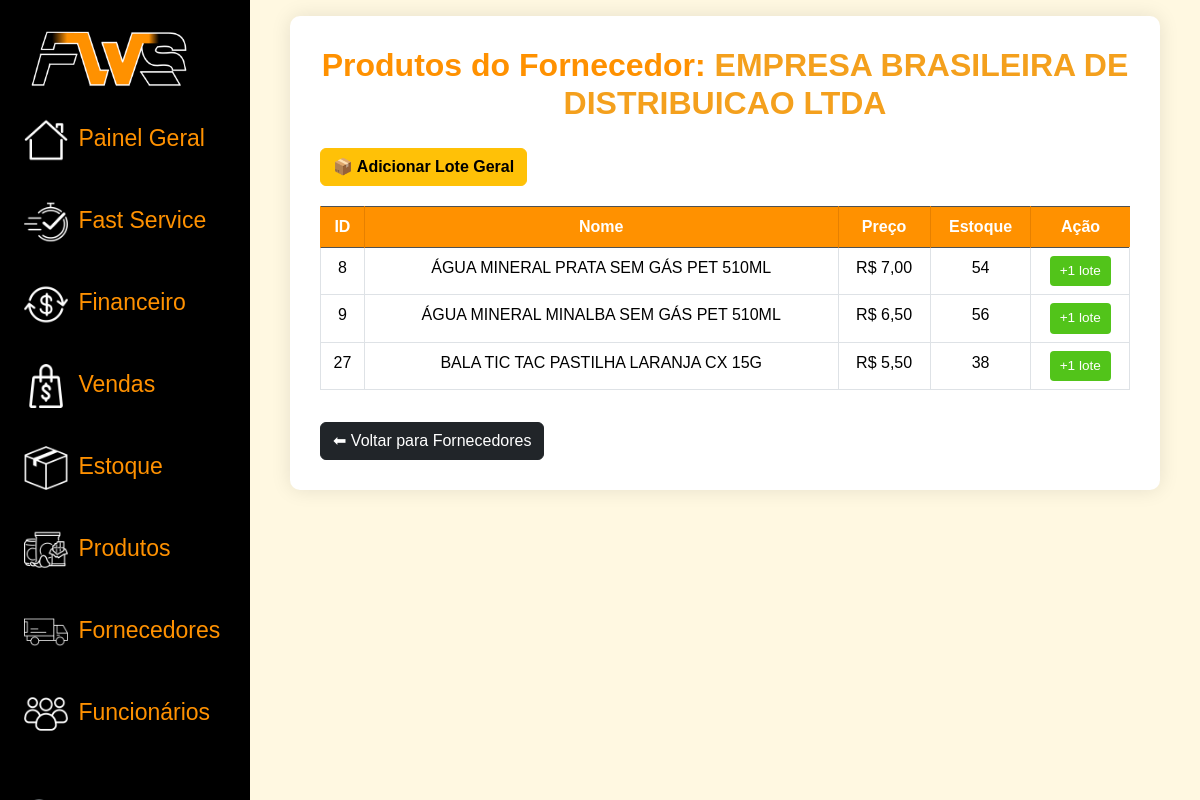
The app's page /FWS_ADM/fornecedores/HTML/produtos_por_fornecedor.php?id=6 (signed in) with its own data.
### tables this page shows
CREATE TABLE IF NOT EXISTS `fornecedores` (
  `id` int NOT NULL AUTO_INCREMENT,
  `nome` varchar(150) NOT NULL,
  `cnpj` varchar(14) NOT NULL,
  `telefone` varchar(20) NOT NULL,
  `email` varchar(100) NOT NULL,
  PRIMARY KEY (`id`),
  UNIQUE KEY `cnpj` (`cnpj`)
);

CREATE TABLE IF NOT EXISTS `produtos` (
  `id` int NOT NULL AUTO_INCREMENT,
  `nome` varchar(100) NOT NULL,
  `categoria_id` int NOT NULL,
  `fornecedor_id` int NOT NULL,
  `descricao` text,
  `foto_produto` varchar(255) DEFAULT NULL,
  `preco_venda` decimal(10,2) DEFAULT NULL,
  `preco_compra` decimal(10,2) DEFAULT NULL,
  `estoque` int DEFAULT '0',
  `validade_padrao_meses` int DEFAULT NULL,
  `status` enum('ativo','inativo') DEFAULT 'ativo',
  `criado_em` timestamp NULL DEFAULT CURRENT_TIMESTAMP,
  PRIMARY KEY (`id`),
  UNIQUE KEY `id` (`id`),
  KEY `categoria_id` (`categoria_id`),
  KEY `fornecedor_id` (`fornecedor_id`),
  CONSTRAINT `produtos_ibfk_1` FOREIGN KEY (`categoria_id`) REFERENCES `categorias` (`id`),
  CONSTRAINT `produtos_ibfk_2` FOREIGN KEY (`fornecedor_id`) REFERENCES `fornecedores` (`id`)
);

### FWS_ADM/fornecedores/HTML/produtos_por_fornecedor.php (the view, shortened to what this page needs)
<?php
include "../../conn.php";
$fornecedor_id = isset($_GET['id']) ? (int)$_GET['id'] : 0;
$fornecedor_query = "SELECT nome FROM fornecedores WHERE id = $fornecedor_id LIMIT 1";
$fornecedor_result = $sql->query($fornecedor_query);
$fornecedor_nome = ($fornecedor_result->num_rows > 0) ? $fornecedor_result->fetch_assoc()['nome'] : "Fornecedor desconhecido";
$query = "SELECT p.id, p.nome, p.preco_venda, p.estoque
          FROM produtos p
          WHERE p.fornecedor_id = $fornecedor_id
          ORDER BY p.id ASC";
$result = $sql->query($query);
?>
<!DOCTYPE html>
<html lang="pt-br">
<head>
<link href="https://cdn.jsdelivr.net/npm/bootstrap@5.3.3/dist/css/bootstrap.min.css" rel="stylesheet">
</head>
<body>
<div class="container-fluid">
        <div class="row flex-nowrap">
            <div class="col-auto px-sm-2 px-0 bg-dark" id="fund">
                <div class="d-flex flex-column align-items-center align-items-sm-start px-3 pt-2 text-white min-vh-100"
                    id="menu">
                    <ul class="nav nav-pills flex-column mb-sm-auto mb-0 align-items-center align-items-sm-start">
                        <li id="logo-linha"><img src="../../menu_principal/IMG/logo_linhas.png"></li>
                        <li class="nav-item">
                            <a href="/fws/FWS_ADM/menu_principal/HTML/menu_principal1.php"
                                class="nav-link align-middle px-0" id="cor-fonte">
                                <img src="../../menu_principal/IMG/painelgeral.png">
                                <span class="ms-1 d-none d-sm-inline">Painel Geral</span>
                            </a>
                        </li>
                        <li><a href="/fws/FWS_ADM/fast_service/HTML/fast_service.php" class="nav-link align-middle px-0" id="cor-fonte">
                                <img src="../../menu_principal/IMG/fastservice.png">
                                <span class="ms-1 d-none d-sm-inline">Fast Service</span>
                            </a></li>
                        <li><a href="/fws/FWS_ADM/menu_financeiro/HTML/menu_financeiro.php" class="nav-link align-middle px-0" id="cor-fonte">
                                <img src="../../menu_principal/IMG/financeiro.png">
                                <span class="ms-1 d-none d-sm-inline">Financeiro</span>
                            </a></li>
                        <li><a href="/fws/FWS_ADM/menu_vendas/HTML/menu_venda.php" class="nav-link align-middle px-0" id="cor-fonte">
                                <img src="../../menu_principal/IMG/vendaspai.png">
                                <span class="ms-1 d-none d-sm-inline">Vendas</span>
                            </a></li>
                        <li><a href="/fws/FWS_ADM/estoque/HTML/estoque.php" class="nav-link align-middle px-0"
                                id="cor-fonte">
                                <img src="../../menu_principal/IMG/estoque.png">
                                <span class="ms-1 d-none d-sm-inline">Estoque</span>
                            </a></li>
                        <li><a href="/fws/FWS_ADM/produtos/HTML/lista_produtos.php"
                                class="nav-link align-middle px-0" id="cor-fonte">
                                <img src="../../menu_principal/IMG/produtos.png">
                                <span class="ms-1 d-none d-sm-inline">Produtos</span>
                            </a></li>
                        <li><a href="/fws/FWS_ADM/fornecedores/HTML/lista_fornecedores.php"
                                class="nav-link align-middle px-0" id="cor-fonte">
                                <img src="../../menu_principal/IMG/fornecedor.png">
                                <span class="ms-1 d-none d-sm-inline">Fornecedores</span>
                            </a></li>
                        <li><a href="/fws/FWS_ADM/funcionarios/HTML/menu_funcionarios.php" class="nav-link align-middle px-0" id="cor-fonte">
                                <img src="../../menu_principal/IMG/funcionarios.png">
                                <span class="ms-1 d-none d-sm-inline">Funcionários</span>
                            </a></li>
                    </ul>
                </div>
            </div>
        <div class="col py-3" id="conteudo-principal">
            <div class="container">
                <h2>Produtos do Fornecedor: <span style="color:#f4a01d;"><?php echo htmlspecialchars($fornecedor_nome); ?></span></h2>
                <button type="button" class="btn btn-warning" style="margin-bottom:20px; font-weight:bold;" onclick="abrirModalLoteGeral()">📦 Adicionar Lote Geral</button>
                <table class="table table-bordered table-hover">
                    <thead class="table-dark">
                        <tr>
                            <th>ID</th>
                            <th>Nome</th>
                            <th>Preço</th>
                            <th>Estoque</th>
                            <th>Ação</th>
                        </tr>
                    </thead>
                    <tbody>
                    <?php if($result->num_rows > 0): ?>
                        <?php while($row = $result->fetch_assoc()): ?>
                            <tr>
                                <td><?php echo $row['id']; ?></td>
                                <td><?php echo htmlspecialchars($row['nome']); ?></td>
                                <td>R$ <?php echo number_format($row['preco_venda'],2,',','.'); ?></td>
                                <td><?php echo $row['estoque']; ?></td>
                                <td>
                                    <button type="button" class="btn-reposicao" onclick="confirmarAdicao(<?= $row['id'] ?>, '<?= htmlspecialchars($row['nome']) ?>')">+1 lote</button>
                                </td>
                            </tr>
                        <?php endwhile; ?>
                    <?php else: ?>
                        <tr>
                            <td colspan="5">Nenhum produto encontrado para este fornecedor.</td>
                        </tr>
                    <?php endif; ?>
                    </tbody>
                </table>
                <a href="lista_fornecedores.php" class="btn btn-dark mt-3">⬅ Voltar para Fornecedores</a>
            </div>
        </div>
    </div>
</div>
</body>
</html>

### FWS_ADM/fornecedores/HTML/produtos_por_fornecedor.php (style rules this page uses)
body { background-color: #fff8e1; font-family: "Poppins", sans-serif; }
#fund { position: fixed; top: 0; left: 0; height: 100vh; width: 250px; background-color: black !important; overflow-y: auto; z-index: 1000; }
#menu { background-color: black; }
#cor-fonte { color: #ff9100; font-size: 23px; padding-bottom: 30px; }
#cor-fonte img { width: 44px; }
#logo-linha img { width: 170px; }
#conteudo-principal { margin-left: 250px; padding: 40px; }
.container { max-width: 900px; background: white; padding: 30px; border-radius: 10px; box-shadow: 0 0 20px rgba(0,0,0,0.1); }
h2 { text-align: center; margin-bottom: 25px; color: #ff9100; font-weight: bold; }
table th, table td { text-align: center; }
.table thead.table-dark { background-color: #ff9100; }
.table thead.table-dark th { background-color: #ff9100; color: white; border-color: #ff9100; border-right: 1px solid #e68000; }
.table thead.table-dark th:last-child { border-right: none; }
.btn-reposicao { background-color: #52c41a; color: white; border: none; padding: 5px 10px; border-radius: 4px; font-size: 0.85rem; cursor: pointer; }

### records on screen
fornecedores: nome "EMPRESA BRASILEIRA DE DISTRIBUICAO LTDA"
produtos: id "8", nome "ÁGUA MINERAL PRATA SEM GÁS PET 510ML", preco_venda "7,00", estoque "54"
produtos: id "9", nome "ÁGUA MINERAL MINALBA SEM GÁS PET 510ML", preco_venda "6,50", estoque "56"
produtos: id "27", nome "BALA TIC TAC PASTILHA LARANJA CX 15G", preco_venda "5,50", estoque "38"
